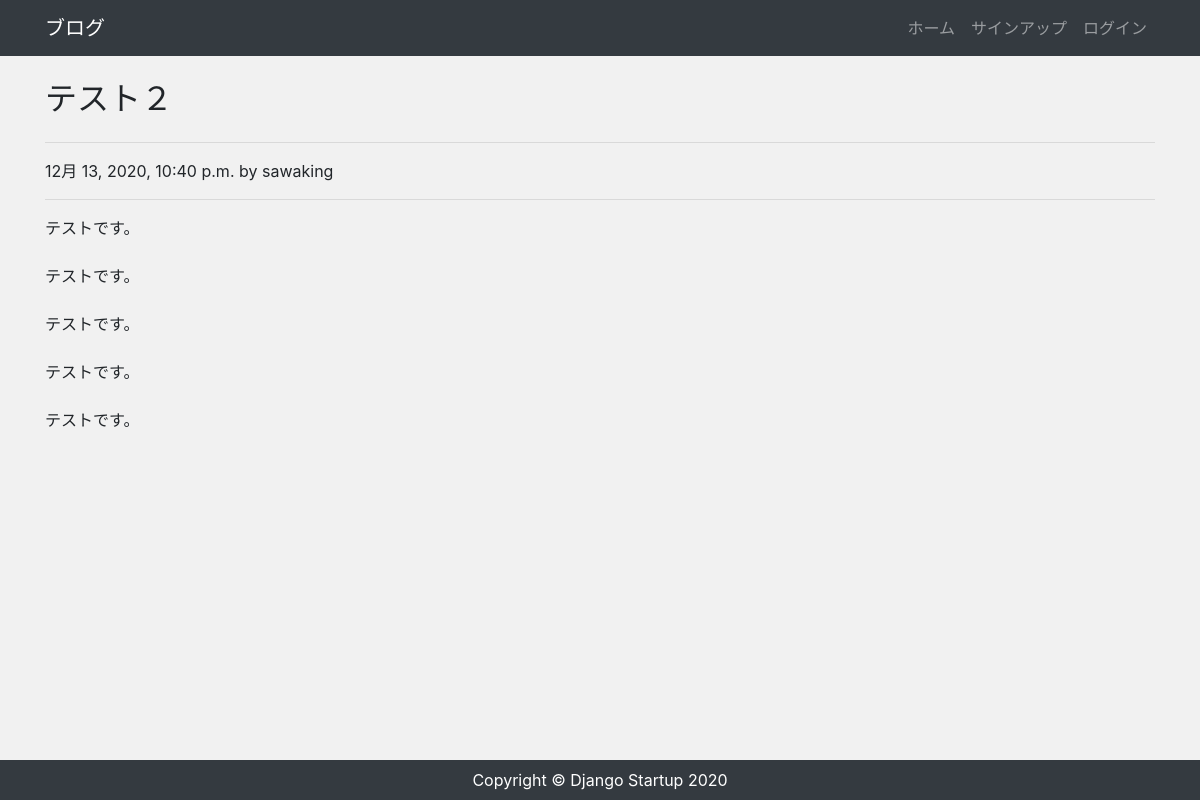
Screenshot of /post/2 with the database file from the repository.
### app/models.py (models this page shows, shortened)
class Post(models.Model):
    author = models.ForeignKey(settings.AUTH_USER_MODEL, on_delete=models.CASCADE)
    title = models.CharField("タイトル", max_length=200)
    content = models.TextField("本文")
    created = models.DateTimeField("作成日", default=timezone.now)

### app/views.py (the view)
# urls.py: path('post/<int:pk>', views.PostDetailView.as_view(), name='post_detail'),
class PostDetailView(View):
    def get(self, request, *args, **kwargs):
        post_data = Post.objects.get(id=self.kwargs['pk'])
        return render(request, 'app/post_detail.html', {
            'post_data': post_data
        })

### app/templates/app/post_detail.html (shortened to what this page needs)
{% extends "app/base.html" %}
{% block content %}
<h2 class="my-4">{{ post_data.title }}</h2>
<hr>
<p>{{ post_data.created }} by {{ post_data.author }}</p>
<hr>
<p>{{ post_data.content|linebreaksbr }}</p>
{% endblock %}

### app/static/css/style.css (style rules this page uses)
* { margin: 0; padding: 0; box-sizing: border-box; }
body { background: #f1f1f1; display: flex; flex-flow: column; min-height: 100vh; }

### rows the page displays
Post: title "テスト２", created "12月 13, 2020, 10:40 p.m.", author "sawaking", content "テストです。 テストです。 テストです。 テストです。 テストです。"
